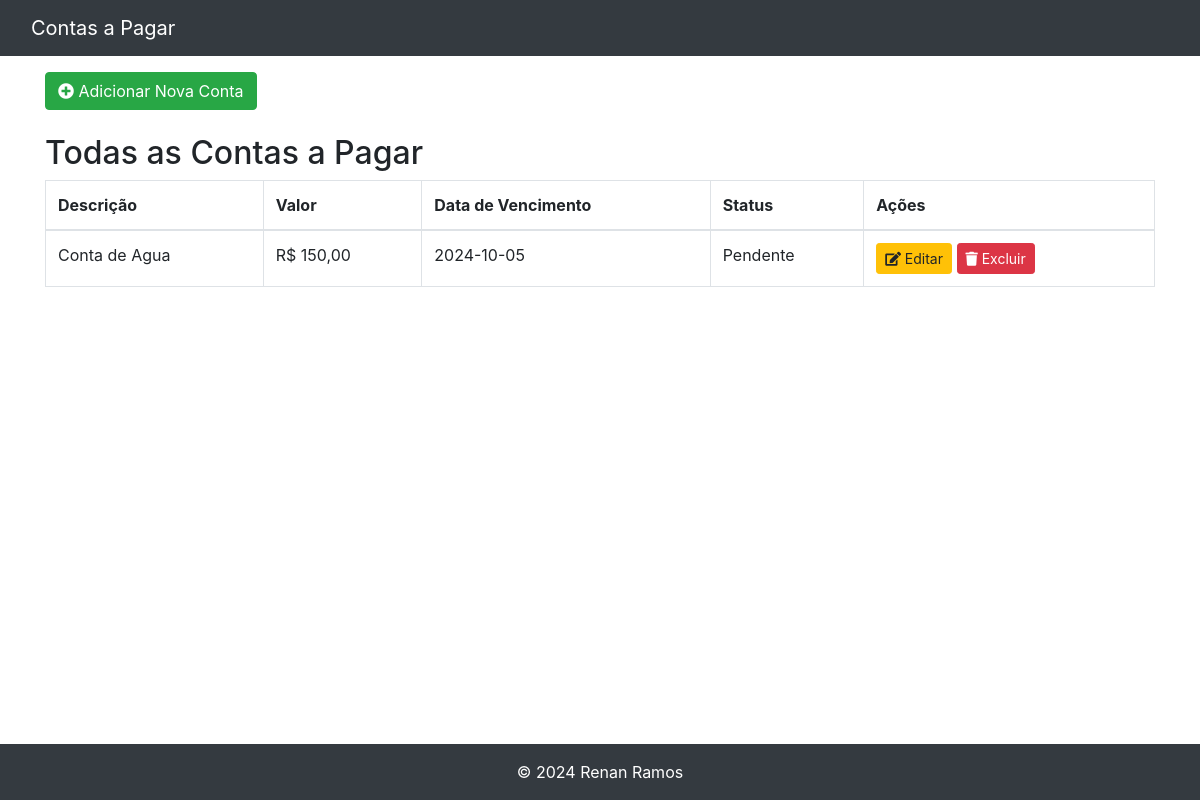
Screenshot of /contas_a_pagar.php with the database file from the repository.
### tables this page shows
CREATE TABLE `contas_a_pagar` (
  `id` int(11) NOT NULL,
  `descricao` varchar(255) NOT NULL,
  `data_vencimento` date NOT NULL,
  `valor` decimal(10,2) NOT NULL,
  `status` enum('Pendente','Pago') NOT NULL
);

### contas_a_pagar.php (the view, shortened to what this page needs)
<?php
include 'conexao.php';
$contas = [];
$sql = "SELECT * FROM contas_a_pagar ORDER BY data_vencimento ASC";
$result = $conn->query($sql);
if ($result) {
    while ($row = $result->fetch_assoc()) {
        $contas[] = $row;
    }
}
?>
<!DOCTYPE html>
<html lang="pt-br">
<head>
    <link rel="stylesheet" href="https://stackpath.bootstrapcdn.com/bootstrap/4.3.1/css/bootstrap.min.css">
    <link rel="stylesheet" href="https://cdnjs.cloudflare.com/ajax/libs/font-awesome/5.15.3/css/all.min.css">
</head>
<body>
    <nav class="navbar navbar-expand-lg navbar-dark bg-dark">
        <div class="container-fluid">
            <a class="navbar-brand" href="index.php">Contas a Pagar</a>
        </div>
    </nav>
    <div class="container mt-3">
        <a href="#" class="btn btn-success" data-toggle="modal" data-target="#addAccountModal">
            <i class="fas fa-plus-circle"></i> Adicionar Nova Conta
        </a>
    </div>
    <div class="container mt-4">
        <h2>Todas as Contas a Pagar</h2>
        <table class="table table-bordered">
            <thead>
                <tr>
                    <th>Descrição</th>
                    <th>Valor</th>
                    <th>Data de Vencimento</th>
                    <th>Status</th>
                    <th>Ações</th>
                </tr>
            </thead>
            <tbody>
                <?php if (count($contas) > 0): ?>
                    <?php foreach ($contas as $conta): ?>
                        <tr id="conta-<?php echo $conta['id']; ?>">
                            <td><?php echo htmlspecialchars($conta['descricao']); ?></td>
                            <td>R$ <?php echo number_format($conta['valor'], 2, ',', '.'); ?></td>
                            <td><?php echo htmlspecialchars($conta['data_vencimento']); ?></td>
                            <td><?php echo htmlspecialchars($conta['status']); ?></td>
                            <td>
                                <button class="btn btn-warning btn-sm" onclick="editAccount(<?php echo $conta['id']; ?>)">
                                    <i class="fas fa-edit"></i> Editar
                                </button>
                                <button class="btn btn-danger btn-sm" onclick="deleteAccount(<?php echo $conta['id']; ?>)">
                                    <i class="fas fa-trash"></i> Excluir
                                </button>
                            </td>
                        </tr>
                    <?php endforeach; ?>
                <?php else: ?>
                    <tr>
                        <td colspan="5" class="text-center">Nenhuma conta cadastrada.</td>
                    </tr>
                <?php endif; ?>
            </tbody>
        </table>
    </div>
    <footer class="bg-dark text-white text-center py-3 fixed-bottom">
        &copy; 2024 Renan Ramos
    </footer>
</body>
</html>

### rows the page displays
contas_a_pagar: descricao "Conta de Agua", valor "150,00", data_vencimento "2024-10-05", status "Pendente"
